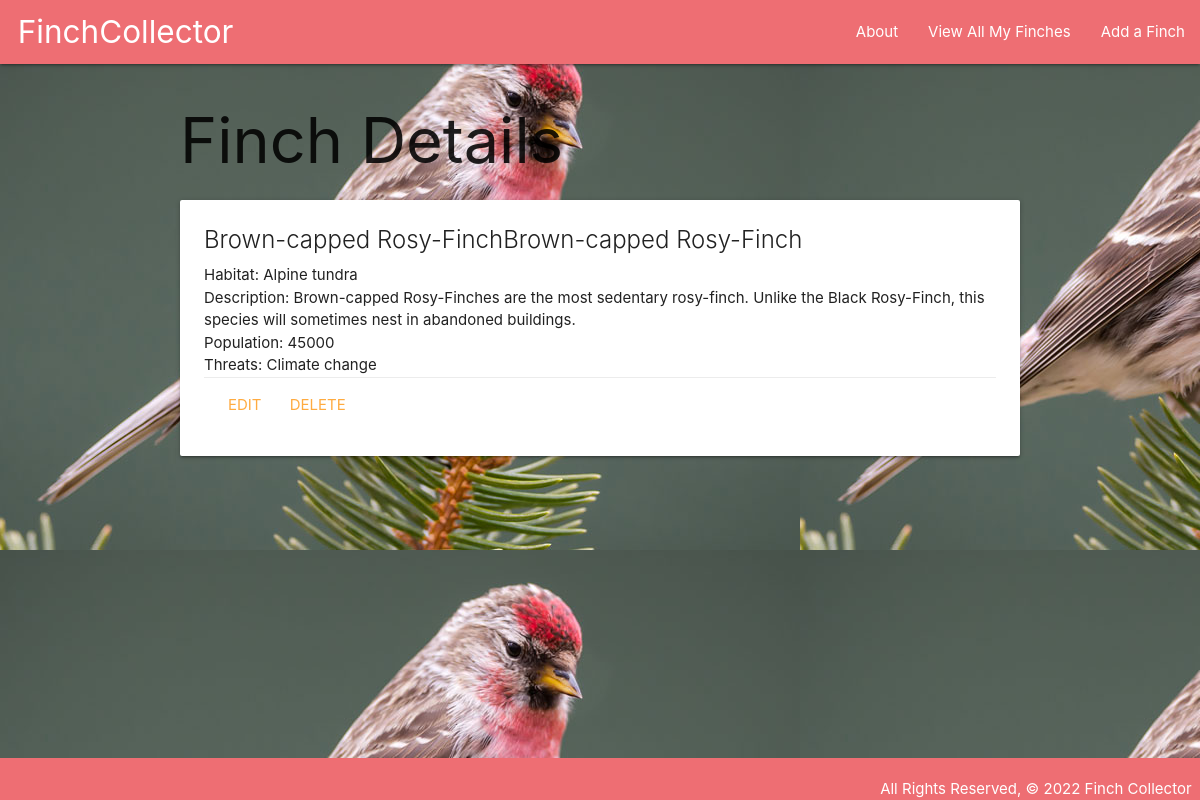
The app's page /finch/1/ with its own data.
### main_app/models.py (models this page shows, shortened)
class Finch(models.Model):
    name = models.CharField(max_length=100)
    habitat = models.CharField(max_length=100)
    description = models.TextField(max_length=250)
    population = models.IntegerField()
    threats = models.CharField(max_length=100)

### main_app/views.py (the view)
# urls.py: path('finch/<int:finch_id>/', views.finch_detail, name='detail'),
def finch_detail(request, finch_id):
    finch = Finch.objects.get(id=finch_id)
    return render(request, 'finch/detail.html', { 'finch': finch })

### main_app/templates/finch/detail.html
{% extends 'base.html' %} {% block content %}
<h1>Finch Details</h1>
<div class="card">
        <div class="card-content">
            <span class="card-title">{{ finch.name }}</span>
            <p>Habitat: {{ finch.habitat }}</p>
            <p>Description: {{ finch.description }}</p>
            <p>Population: {{ finch.population }}</p>
            <p>Threats: {{ finch.threats }}</p>
            <div class="card-action">
                <a href="{% url 'finch_update' finch.id %}">Edit</a>
                <a href="{% url 'finch_delete' finch.id %}">Delete</a>
            </div>
        </div>
</div>
{% endblock %}

### main_app/static/css/style.css (style rules this page uses)
* { box-sizing: border-box; margin: 0; }
body { background-color: lightblue; display: flex; min-height: 100vh; flex-direction: column; background-image: url(../img/Common-Redpoll.jpeg); }

### records on screen
Finch: name "Brown-capped Rosy-FinchBrown-capped Rosy-Finch", habitat "Alpine tundra", description "Brown-capped Rosy-Finches are the most sedentary rosy-finch. Unlike the Black Rosy-Finch, this species will sometimes nest in abandoned buildings.", population "45000", threats "Climate change"
